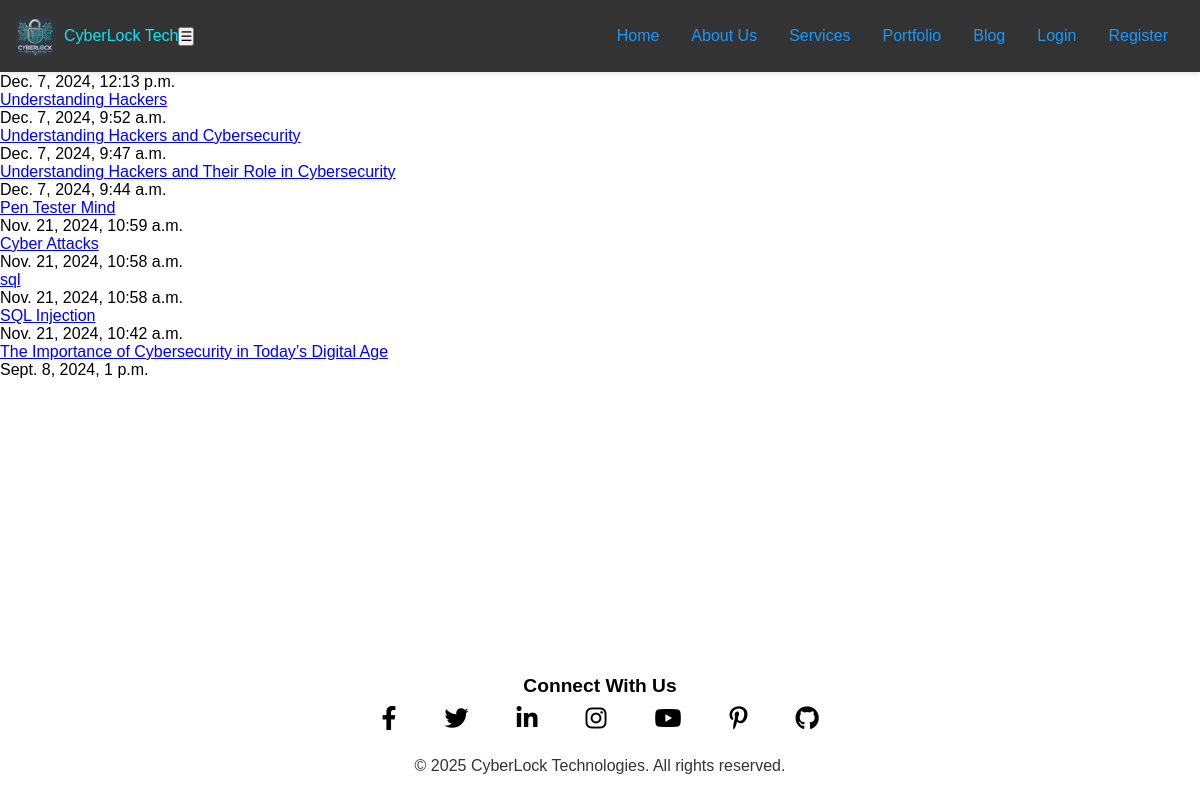
/posts/, run on the app's committed database.
### coreapp/models.py (models this page shows, shortened)
class BlogPost(models.Model):
    author = models.ForeignKey(User, on_delete=models.CASCADE)
    title = models.CharField(max_length=200)
    content = RichTextUploadingField(null=True, blank=False)
    image = models.ImageField(upload_to='blog_images/', blank=True)
    published_date = models.DateTimeField(auto_now_add=True)
    updated_date = models.DateTimeField(auto_now=True)
    tags = models.CharField(max_length=100, blank=True)
    slug = models.SlugField(unique=True, max_length=200, blank=True)
    class Meta:
        ordering = ['-published_date']
        permissions = [
            ("can_create_post", "Can create blog post"),
            ("can_update_post", "Can update blog post"),
            ("can_delete_post", "Can delete blog post"),
        ]

### coreapp/views.py (the view)
# urls.py: path('posts/', views.blog_post_list, name='blog_post_list'),
def blog_post_list(request):
    posts = BlogPost.objects.all().order_by('-published_date')
    return render(request, 'blog_post_list.html', {'posts': posts})

### templates/blog_post_list.html (shortened to what this page needs)
{% load static %}
{% include 'base.html' %}
<!DOCTYPE html>
<html lang="en">
<head>
</head>
<body>
    <h1>Blog Posts</h1>
    <a href="{% url 'blog_post_create' %}">New Post</a>
    <ul>
        {% for post in posts %}
        <li>
            <a href="{% url 'blog_post_detail' pk=post.pk %}">{{ post.title }}</a>
            <p>{{ post.published_date }}</p>
        </li>
        {% endfor %}
    </ul>
</body>
</html>

### static/css/base.css (style rules this page uses)
:root { --primary-color: #1b97fc; --secondary-color: #e7edfa; --hover-bg-color: #555; --footer-bg: #333; --footer-text: #e7edfa; --spacing: 1rem; --border-radius: 5px; --font-family: 'Arial', sans-serif; }
* { box-sizing: border-box; padding: 0; margin: 0; }
body { display: flex; flex-direction: column; min-height: 100vh; padding-bottom: 100px; font-family: var(--font-family); }

### data on the page
BlogPost: published_date "Dec. 7, 2024, 12:13 p.m."
BlogPost: title "Understanding Hackers", published_date "Dec. 7, 2024, 9:52 a.m."
BlogPost: title "Understanding Hackers and Cybersecurity", published_date "Dec. 7, 2024, 9:47 a.m."
BlogPost: title "Understanding Hackers and Their Role in Cybersecurity", published_date "Dec. 7, 2024, 9:44 a.m."
BlogPost: title "Pen Tester Mind", published_date "Nov. 21, 2024, 10:59 a.m."
BlogPost: title "Cyber Attacks", published_date "Nov. 21, 2024, 10:58 a.m."
BlogPost: title "sql", published_date "Nov. 21, 2024, 10:58 a.m."
BlogPost: title "SQL Injection", published_date "Nov. 21, 2024, 10:42 a.m."
BlogPost: title "The Importance of Cybersecurity in Today’s Digital Age", published_date "Sept. 8, 2024, 1 p.m."
